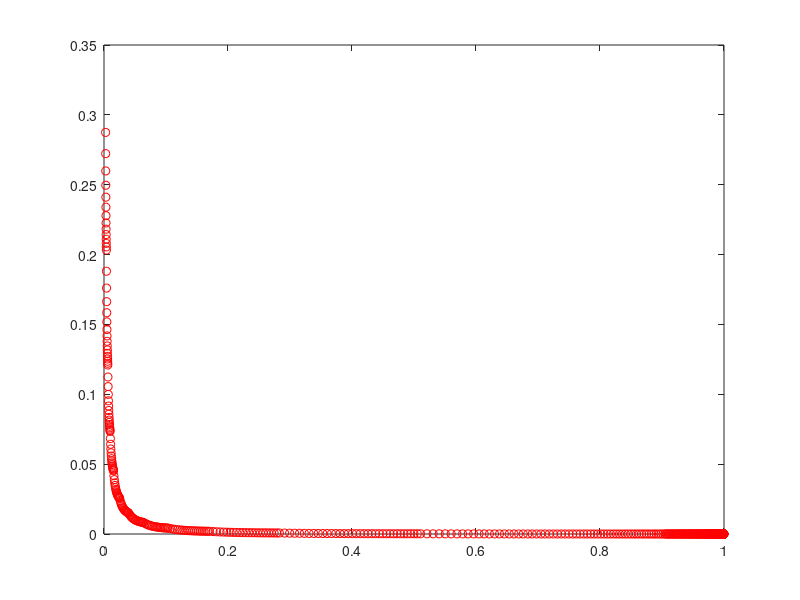

The MATLAB source for this figure:
clear
format compact

h=0.015;       % timestep of 0.015 time-units
pos=[1 0];     % initial position
vel=[0 0];   % initial velocity

steps=2000;            % number of steps
skip=ceil(steps/100);  % plot only 100 frames

theta=linspace(0,2*pi,100);   % equally spaced points
xc=cos(theta);
yc=sin(theta);

time=0;
for i=1:steps
  x(i)=pos(1);
  y(i)=pos(2);
  time=time+h;
  t(i)=time;
  dist(i)=norm(pos);
  timestep(i)=h;

  E(i)=0.5*norm(vel)^2-1/dist(i)+1;

  % Plot every skip'th frame
  if rem(i,skip)==0
%     plot(xc,yc,'b',x,y,'g-',pos(1),pos(2),'ko',0,0,'ro')
%     title(time/(2*pi))
%     semilogy(dist,timestep,'ro')
    axis equal
    plot(dist,E,'ro');
    drawnow
  end

  % Velocity-Verlet Method
  r=norm(pos);
  accel=-1/r^2 * pos/r;
  pos=pos + h*vel + 0.5*h*h*accel;

  r=norm(pos);
  accelnext=-1/r^2 * pos/r;
  vel=vel + 0.5*h*(accel+accelnext);

  % Variable time-step
  deltav=0.5*h*(accel+accelnext);
  fraction=norm(deltav)/norm(vel);
  if fraction>0.02
    h=h*0.5
  elseif fraction<0.01
    h=h*2
  end

  % Terminate if h too small/large
  if h<1e-6 | h>1000
    break
  end
end
